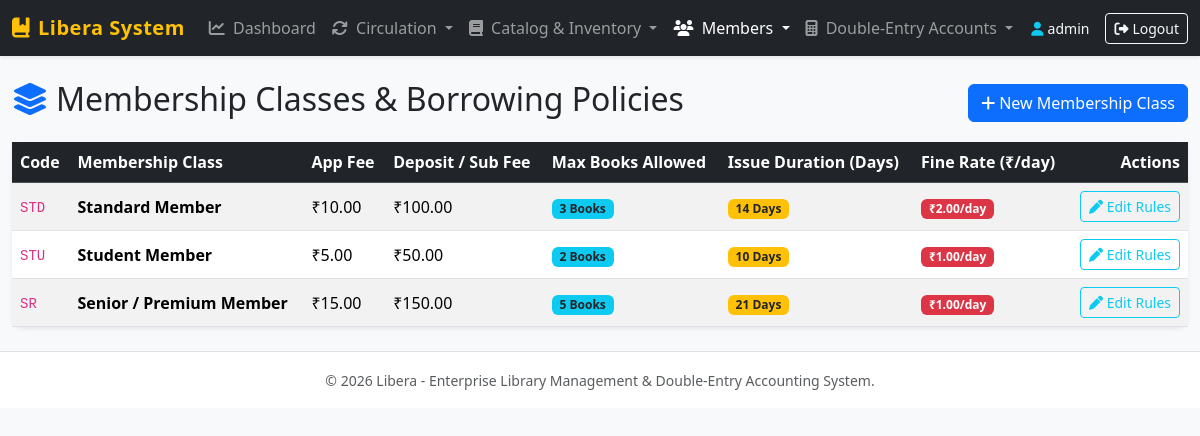
Screenshot of /modules/members/member_types.php (signed in) with the database file from the repository.
### tables this page shows
CREATE TABLE IF NOT EXISTS `MstrMemberType` (
	`MemberTypeNumber` tinyint NOT NULL AUTO_INCREMENT PRIMARY KEY,
	`MemberTypeName` varchar(50) NULL,
	`MemberTypeStatus` tinyint NULL DEFAULT 1,
	`MemberTypeRemarks` varchar(50) NULL,
	`MemberTypeCode` varchar(25) NULL,
	`ApplicationFee` double NULL DEFAULT 0,
	`MembershipAmount` double NULL DEFAULT 0,
	`SubscriptionAmount` double NULL DEFAULT 0,
	`WorkingFund` double NULL DEFAULT 0,
	`DepositAmount` double NULL DEFAULT 0,
	`OtherCharges` double NULL DEFAULT 0,
	`MemberCodeNext` int NULL,
	`MemberCodePrefix` varchar(50) NULL,
	`IssueBookCount` tinyint NULL DEFAULT 3,
	`IssueAllowedDays` tinyint NULL DEFAULT 14,
	`IssueFineAmount` double NULL DEFAULT 1.0,
	`IssueFineDays` int NULL DEFAULT 1,
	`IssueRemarks` varchar(50) NULL
);

### config/db.php (called while the page is built, shortened)
<?php
$db_driver = 'mysqli';
$mysqli_conn = @mysqli_connect(DB_HOST, DB_USER, DB_PASS, DB_NAME, DB_PORT);
if ($mysqli_conn) {
    $db_driver = 'mysqli';
}
function db_query($conn, $sql, $types = "", $params = []) {
    global $db_driver;
    if ($db_driver === 'mysqli') {
        if (empty($params)) {
            return mysqli_query($conn, $sql);
        }
        $stmt = mysqli_prepare($conn, $sql);
        mysqli_stmt_bind_param($stmt, $types, ...$params);
        mysqli_stmt_execute($stmt);
        $result = mysqli_stmt_get_result($stmt);
        return $result;
    }
}
if ($db_driver === 'sqlite') {
    function db_num_rows($res) {
        if (is_object($res) && isset($res->num_rows)) return $res->num_rows;
        if (is_object($res) && method_exists($res, 'num_rows')) return $res->num_rows();
        if ($res instanceof mysqli_result) return mysqli_num_rows($res);
        return 0;
    }
    function db_fetch_assoc($res) {
        if (is_object($res) && method_exists($res, 'fetch_assoc')) return $res->fetch_assoc();
        if ($res instanceof mysqli_result) return mysqli_fetch_assoc($res);
        return false;
    }
    function db_data_seek($res, $offset) {
        if (is_object($res) && method_exists($res, 'data_seek')) return $res->data_seek($offset);
        if ($res instanceof mysqli_result) return mysqli_data_seek($res, $offset);
        return false;
    }
} else {
    function db_num_rows($res) {
        return ($res instanceof mysqli_result) ? mysqli_num_rows($res) : 0;
    }
    function db_fetch_assoc($res) {
        return ($res instanceof mysqli_result) ? mysqli_fetch_assoc($res) : false;
    }
}

### modules/members/member_types.php (the view, shortened to what this page needs)
<?php
require_once __DIR__ . '/../../config/db.php';
require_once __DIR__ . '/../../includes/auth.php';
$types_res = db_query($conn, "SELECT * FROM MstrMemberType ORDER BY MemberTypeNumber ASC");
require_once __DIR__ . '/../../includes/header.php';
?>
<div class="d-flex justify-content-between align-items-center mb-3">
    <h2><i class="fa-solid fa-layer-group text-primary me-2"></i>Membership Classes & Borrowing Policies</h2>
    <button class="btn btn-primary" data-bs-toggle="modal" data-bs-target="#addTypeModal">
        <i class="fa-solid fa-plus me-1"></i>New Membership Class
    </button>
</div>
<div class="card shadow-sm">
    <div class="card-body p-0">
        <table class="table table-hover table-striped mb-0 align-middle">
            <thead class="table-dark">
                <tr>
                    <th>Code</th>
                    <th>Membership Class</th>
                    <th>App Fee</th>
                    <th>Deposit / Sub Fee</th>
                    <th>Max Books Allowed</th>
                    <th>Issue Duration (Days)</th>
                    <th>Fine Rate (₹/day)</th>
                    <th class="text-end">Actions</th>
                </tr>
            </thead>
            <tbody>
                <?php if ($types_res && db_num_rows($types_res) > 0): ?>
                    <?php while ($t = db_fetch_assoc($types_res)): ?>
                        <tr>
                            <td><code><?php echo htmlspecialchars($t['MemberTypeCode'] ?? 'N/A'); ?></code></td>
                            <td><strong><?php echo htmlspecialchars($t['MemberTypeName']); ?></strong></td>
                            <td>₹<?php echo number_format($t['ApplicationFee'] ?? 0, 2); ?></td>
                            <td>₹<?php echo number_format($t['MembershipAmount'] ?? 0, 2); ?></td>
                            <td><span class="badge bg-info text-dark"><?php echo $t['IssueBookCount']; ?> Books</span></td>
                            <td><span class="badge bg-warning text-dark"><?php echo $t['IssueAllowedDays']; ?> Days</span></td>
                            <td><span class="badge bg-danger">₹<?php echo number_format($t['IssueFineAmount'], 2); ?>/day</span></td>
                            <td class="text-end">
                                <button class="btn btn-sm btn-outline-info" data-bs-toggle="modal" data-bs-target="#editTypeModal<?php echo $t['MemberTypeNumber']; ?>">
                                    <i class="fa-solid fa-pen"></i> Edit Rules
                                </button>
                            </td>
                        </tr>
                    <?php endwhile; ?>
                <?php else: ?>
                    <tr><td colspan="8" class="text-center text-muted py-3">No membership classes configured.</td></tr>
                <?php endif; ?>
            </tbody>
        </table>
    </div>
</div>
<?php require_once __DIR__ . '/../../includes/footer.php'; ?>

### includes/header.php (style rules this page uses)
body { background-color: #f8f9fa; font-family: 'Segoe UI', Tahoma, Geneva, Verdana, sans-serif; }
.card { border: none; border-radius: 10px; box-shadow: 0 0.125rem 0.25rem rgba(0, 0, 0, 0.075); }

### rows the page displays
mstrmembertype: MemberTypeCode "STD", MemberTypeName "Standard Member", ApplicationFee "10.00", MembershipAmount "100.00", IssueBookCount "3", IssueAllowedDays "14", IssueFineAmount "2.00"
mstrmembertype: MemberTypeCode "STU", MemberTypeName "Student Member", ApplicationFee "5.00", MembershipAmount "50.00", IssueBookCount "2", IssueAllowedDays "10", IssueFineAmount "1.00"
mstrmembertype: MemberTypeCode "SR", MemberTypeName "Senior / Premium Member", ApplicationFee "15.00", MembershipAmount "150.00", IssueBookCount "5", IssueAllowedDays "21", IssueFineAmount "1.00"

### other values shown
$_SESSION['username'] "admin"
